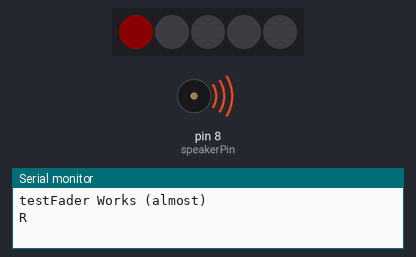
This sketch was run on a simulated Arduino Uno, built with avr-gcc and run on an emulated ATmega328P. Parts: 5 RGB LEDs in strip order, left to right, buzzer (waves = sounding, pin HIGH), the last lines printed to the serial monitor. Dim RGB values are drawn brighter than linear; random numbers use the default seed unless the sketch sets one.

Above: at 0.4 s.
At 7.9 s:
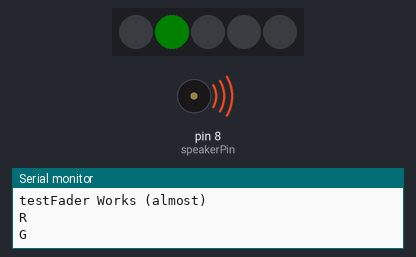
At 15.8 s:
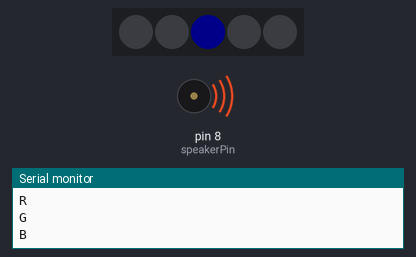
At 23.7 s:
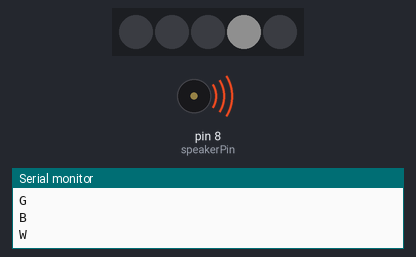
At 31.43 s:
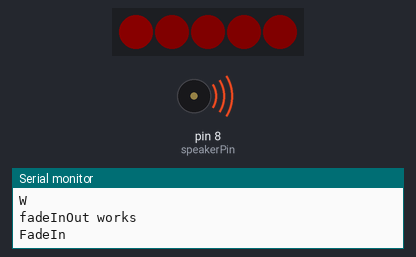
At 39.79 s:
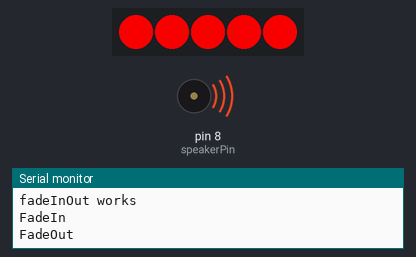
Timing chart, 0 to 40.0 s (numbered marks = the images above):
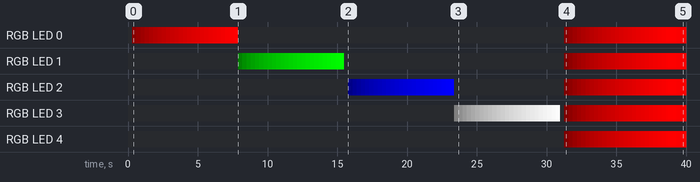

The sketch:

OUTPUT-Light.ino
```cpp
#include <Adafruit_NeoPixel.h>
#define NEOPIN 6 // Neopixel data pin
#define NEONUM 5 // How many pixels we have?

//See https://adafruit.github.io/Adafruit_NeoPixel/html/class_adafruit___neo_pixel.html

// Parameter 1 = number of pixels in strip
// Parameter 2 = datapin number (most are valid)
// Parameter 3 = pixel type flags, OR || to combine:
//   NEO_KHZ800  800 KHz bitstream (most NeoPixel products w/WS2812 LEDs)
//   NEO_KHZ400  400 KHz (classic 'v1' (not v2) FLORA pixels, WS2811 drivers)
//   NEO_GRB     Pixels are wired for GRB bitstream (most NeoPixel products)
//   NEO_RGB     Pixels are wired for RGB bitstream (v1 FLORA pixels, not v2)
//Adafruit_NeoPixel strip = Adafruit_NeoPixel(23, PIN, NEO_GRB + NEO_KHZ800);
Adafruit_NeoPixel pixels = Adafruit_NeoPixel(NEONUM, NEOPIN, NEO_GRB);

int R, G, B; // Red Green and Blue values
byte Wshift = 24; // mickey mouse programming...
byte Rshift = 16;
byte Gshift = 8;
byte Bshift = 0;

int colors[NEONUM][3];
unsigned long C = 0; // Color for NeoPixels (combined RGB)
const int delayTime = 30; // delay between steps (milliseconds)
const int maxBrightness = 255;

void setup() {
  const int speakerPin = 8; // We don't use the speaker, but use it to disable the distorted
  pinMode(speakerPin, OUTPUT);
  digitalWrite(speakerPin, HIGH);

  // Initialize all pixels to 'off'
  pixels.begin();
  pixels.show();
  Serial.begin(115200);
  pixels.setBrightness(maxBrightness);
  Serial.println("testFader Works (almost)");
  testFader();
}

void loop() {
  Serial.println("fadeInOut works");
  for (int fadeCount = 0; fadeCount < 3; fadeCount++) {
    fadeInOut();
  }

  Serial.println("changeColours not working yet"); //
  while (1) {
    changeColors();
    delay(delayTime);
  }
}

void changeColors() {
  int led = random(NEONUM);
  colors[led][0] += random(5) - 2;
  colors[led][0] = constrain(colors[led][0], 0, maxBrightness);
  colors[led][1] += random(5) - 2;
  colors[led][1] = constrain(colors[led][1], 0, maxBrightness);
  colors[led][2] += random(5) - 1;
  colors[led][2] = constrain(colors[led][2], 0, maxBrightness);

  pixels.setPixelColor(led, colors[led][0], colors[led][1], colors[led][2]);
  //pixels.setPixelColor(led, 100, 100, 100);

  delay(delayTime);
  pixels.show();
  delay(delayTime);

  if (Serial.available()) {
    for (int i = 0; i < NEONUM; i++) {
      for (int j = 0; j < 3; j++) {
        Serial.print(colors[i][j]);
        Serial.print(" ");
      }
      Serial.println();
    }
    Serial.read();
  }
}


void fadeInOut() {
  // Fade R, G, B and RGB
  fadeIn(Rshift);
  delay(100);
  fadeOut(Rshift);
  delay(100);
  fadeIn(Gshift);
  fadeOut(Gshift);
  delay(100);
  fadeIn(Bshift);
  fadeOut(Bshift);
  delay(100);
  fadeIn(Wshift);
  fadeOut(Wshift);
  delay(100);
}

void fadeIn(int shft) {
  Serial.println("FadeIn ");
  // step through brighness levels (255..0)
  for (long int brightness = 0; brightness < maxBrightness; brightness += 5) {
    // for all NEONUM neopixels
    for (int i = 0; i < NEONUM; i++) {
      if (shft == 24) { // don't support white
        pixels.setPixelColor(i, brightness, brightness, brightness);
      } else {
        pixels.setPixelColor(i, brightness << shft);
      }
      // show is necessary to activate the programmed light-scheme
      // (now the programmed values are transferred from computer memory to the actual pixels)
      pixels.show();
      delay(delayTime);
    }
  }
}

void fadeOut(int shft) {
  Serial.println("FadeOut ");
  // step through brighness levels (255..0)
  for (long int brightness = maxBrightness; brightness > 0; brightness -= 5) {
    // for all NEONUM neopixels
    for (int i = 0; i < NEONUM; i++) {
      if (shft == 24) { // don't support white
        pixels.setPixelColor(i, brightness, brightness, brightness);
      } else {
        pixels.setPixelColor(i, brightness << shft);
      }
      // show is necessary to activate the programmed light-scheme
      // (now the programmed values are transferred from computer memory to the actual pixels)
      pixels.show();
      delay(delayTime);
    }
  }
}

void testFader() {
  Serial.println("R");
  for (R = 0; R < maxBrightness; R++) {
    pixels.setPixelColor(0, R, G, B);
    pixels.show();
    delay(delayTime);
  }
  R = 0;
  pixels.setPixelColor(0, 0, 0, 0);

  Serial.println("G");
  for (G = 0; G < maxBrightness; G++) {
    pixels.setPixelColor(1, R, G, B);
    pixels.show();
    delay(delayTime);
  }
  G = 0;
  pixels.setPixelColor(1, 0, 0, 0);

  Serial.println("B");
  for (B = 0; B < maxBrightness; B++) {
    pixels.setPixelColor(2, R, G, B);
    pixels.show();
    delay(delayTime);
  }
  B = 0;
  pixels.setPixelColor(2, 0, 0, 0);

  Serial.println("W");
  for (R = 0; R < maxBrightness; R++) {
    G = R; B = R;
    pixels.setPixelColor(3, R, G, B);
    pixels.show();
    delay(delayTime);
  }
  R = 0; G = 0; B = 0;
  pixels.setPixelColor(3, 0, 0, 0);

}
```

Measured:
- by itself, RGB LED 1: off → RGB(0, 5, 0) at 7.9 s, → RGB(0, 15, 0) 0.30 s later, → RGB(0, 25, 0) 0.30 s later, → RGB(0, 35, 0) 0.30 s later, … (55 changes in this stretch)
- by itself, RGB LED 4: off → RGB(5, 0, 0) at 31.3 s, → RGB(15, 0, 0) 0.30 s later, → RGB(25, 0, 0) 0.30 s later, → RGB(35, 0, 0) 0.30 s later, … (30 changes in this stretch)
